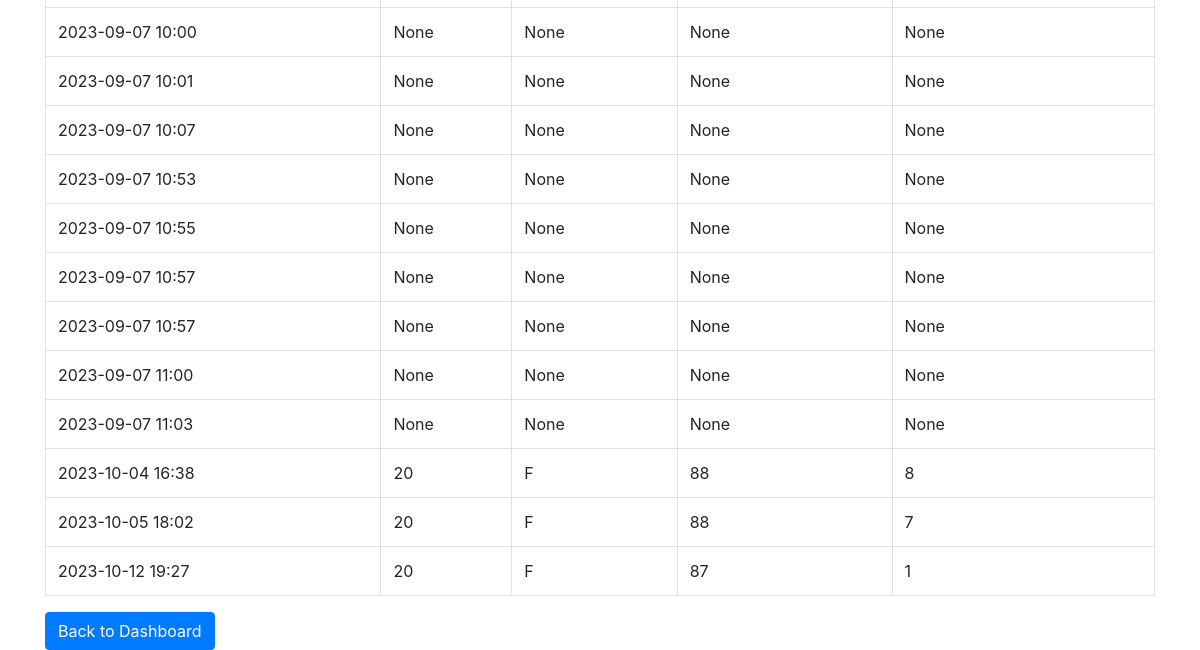
Page /view_data (signed in, lower part) on the earlier database version.
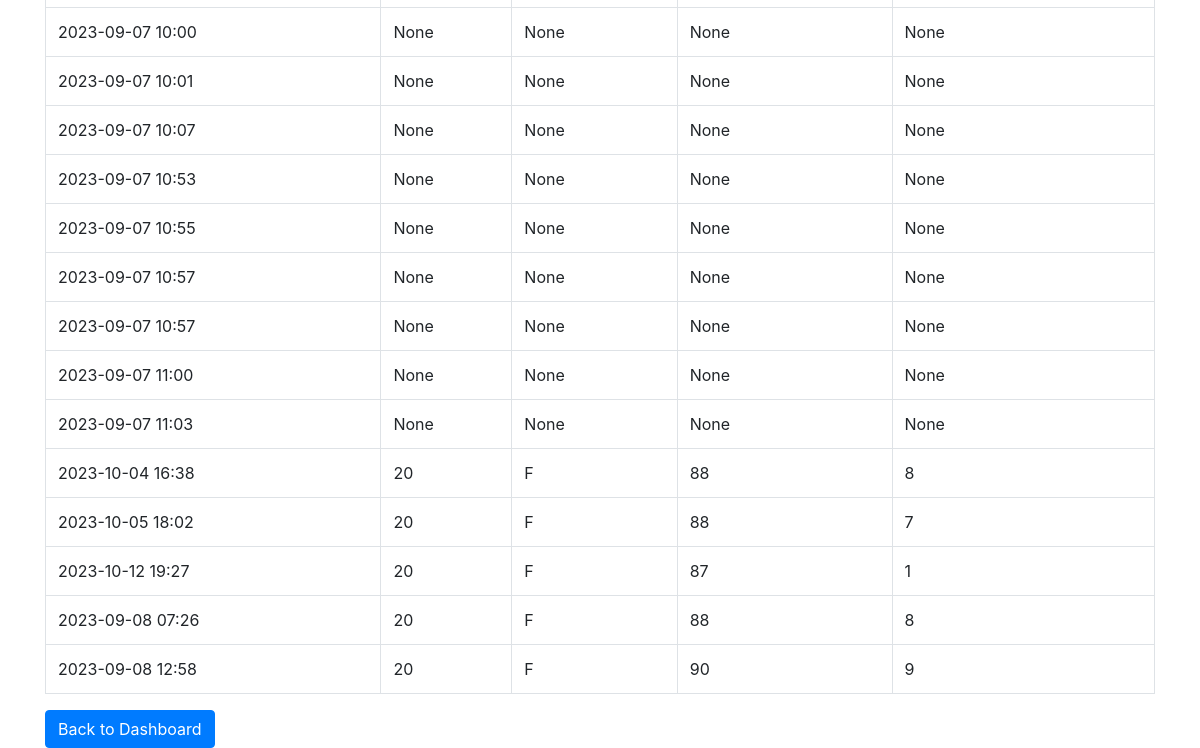
Same page on the later database version.
### app.py (models this page shows)
class HealthData(db.Model):
    id = db.Column(db.Integer, primary_key=True)
    user_id = db.Column(db.Integer, db.ForeignKey('user.id'), nullable=False)
    age = db.Column(db.Integer)
    datetime = db.Column(db.DateTime, default=lambda: datetime.now(pytz.timezone('Asia/Kolkata')))
    gender = db.Column(db.String)
    heart_rate = db.Column(db.Integer)
    anxiety = db.Column(db.Integer)
    def __repr__(self):
        return f'<HealthData for User {self.id}>'

### app.py (the view)
@app.route('/view_data', methods=['GET'])
def view_data():
    print("out of if")
    user_id = session.get('user_id')
    if user_id:
        user = User.query.get(user_id)
        if user:
            try:
                health_data = HealthData.query.filter_by(user_id=user_id).all()
                print("User:", user)
                print("Health Data:", health_data)
                return render_template('view_data.html', user=user, health_data=health_data)
            except Exception as e:
                print("Error fetching health data:", str(e))
                flash('An error occurred while fetching health data.', 'danger')
                return redirect(url_for('home'))
    flash('You need to log in to view health data.', 'danger')
    return redirect(url_for('home'))

### app.py (called while the page is built)
    def __repr__(self):
        return f'<User {self.name}>'

### templates/view_data.html (shortened to what this page needs)
<!DOCTYPE html>
<html>
<head>
    <link rel="stylesheet" href="https://maxcdn.bootstrapcdn.com/bootstrap/4.5.2/css/bootstrap.min.css">
    <link rel="stylesheet" href="https://stackpath.bootstrapcdn.com/bootstrap/4.5.2/css/bootstrap.min.css">
</head>
<body>
    <div class="container mt-5">
        <table class="table table-bordered">
            <tbody>
                {% for data in health_data %}
                        <tr>
                            <td>{{ data.datetime.strftime('%Y-%m-%d %H:%M') }}</td>
                            <td>{{ data.age }}</td>
                            <td>{{ data.gender }}</td>
                            <td>{{ data.heart_rate }}</td>
                            <td>{{ data.anxiety }}</td>
                        </tr>
                {% endfor %}
            </tbody>
        </table>
    </div>
    <div class="container mt-3">
        <a href="{{ url_for('dashboard') }}" class="btn btn-primary">Back to Dashboard</a>
    </div>
</body>
</html>

### templates/view_data.html (style rules this page uses)
body { background-size: cover; background-repeat: no-repeat; background-attachment: fixed; }

Differences in the rows shown:
added HealthData: datetime "2023-09-08 07:26", age "20", gender "F", heart_rate "88", anxiety "8"
added HealthData: datetime "2023-09-08 12:58", age "20", gender "F", heart_rate "90", anxiety "9"
